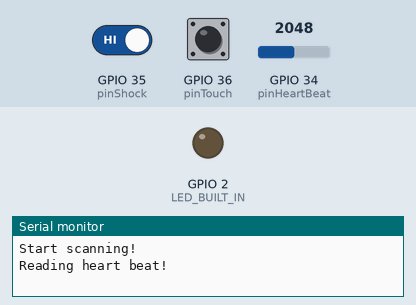
The program below on a simulated ESP32. Shown: output pins drawn as LEDs (lit = HIGH), the last lines printed to the serial monitor. Dashed ring = blinking. Inputs (shaded band) come from the test bench; at power-on: GPIO 35 (pinShock) HIGH, GPIO 36 (pinTouch) LOW, GPIO 34 (pinHeartBeat) = 2048. Nothing arrives over Bluetooth unless stated; a phone connects over Bluetooth LE 3 s after start.

Above: at 1.2 s.
1.3 s: GPIO 35 (pinShock) driven LOW
At 3.4 s:
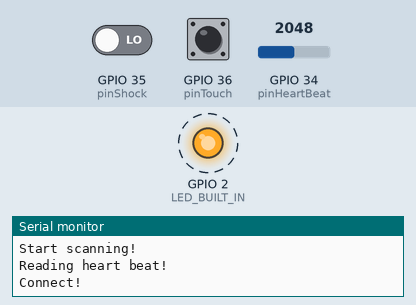
4.3 s: GPIO 36 (pinTouch) pulled HIGH for 0.15 s
At 5.0 s:
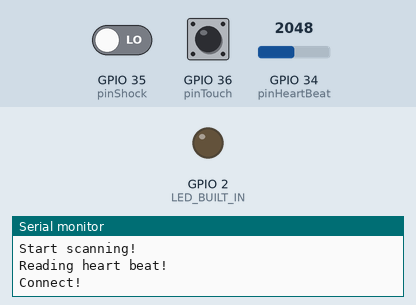
Timing chart, 0 to 7.3 s (numbered marks = the images above; inputs shaded):
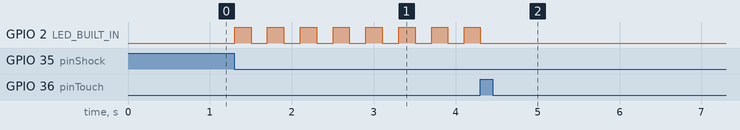

The program:

main.cpp
```cpp
#include <Arduino.h>
#include "task_and_dependencies.h"
#include "BLE_Simplify.h"

// Constants
#define MAIN_CORE 1
#define SERIAL_QUEUE_LENGTH 20

//  Task ON/OFF
#define HEART_SWITCH true
#define WRITE_SERIAL_SWITCH true
#define SHOCK_SWITCH true
#define TOUCH_SWITCH true
#define LED_SWITCH true

// static functions
#define sgn(x, y) (((x) < (y)) ? -1 : 1)

// Pins
static uint8_t pinHeartBeat = 34;

// Variables

// Heart Sensor
volatile static uint32_t heartRate = 0;
volatile static uint8_t avgHeartRateCount = 0;
volatile static uint8_t heartRateAvgCountTop = 3;
volatile static uint8_t avgHeartRateErrorMAX = 50;
volatile static uint8_t avgHeartRateErrorMIN = 20;
volatile static uint8_t heartBeatCount = 0;
volatile static uint8_t heartBeatCountTop = 65;

volatile static uint32_t currValue;
volatile static uint32_t lastValue;
volatile static uint32_t direction;
volatile static uint16_t timeOut = 3;

// Shock Sensor
volatile static uint16_t shocksCounter = 0;
volatile static uint64_t shockTime = 0;
volatile static uint64_t lastShockTime = 0;
volatile static uint8_t shockPouse = 100;

// Touch Sensor
volatile static uint64_t pressTime = 0;
volatile static uint64_t lastPressTime = 0;
volatile static uint8_t pressPouse = 100;

// Timer 0
static const uint16_t timer_divider0 = 80;
static const uint64_t timer_frequency0 = 1000000; // => 1MHz
static const uint64_t timer_max_count0 = 100000; // => 100ms
static hw_timer_t *timer_hw0 = NULL;

// ISR
void IRAM_ATTR onTimer0(void);
void IRAM_ATTR onShock(void);
void IRAM_ATTR onTouch(void);

void setup() {

    // Serial
    Serial.begin(115200);

    // Pins
    pinMode(pinHeartBeat, INPUT);
    pinMode(pinShock, INPUT);
    pinMode(pinTouch, INPUT);
    pinMode(LED_BUILT_IN, OUTPUT);

    // Timer 0
    timer_hw0 = timerBegin(timer_frequency0);
    timerAttachInterrupt(timer_hw0, &onTimer0);
    timerAlarm(timer_hw0, timer_max_count0, true, 0);

    // Shock
    attachInterrupt(digitalPinToInterrupt(pinShock), &onShock, FALLING);

    // Touch
    attachInterrupt(digitalPinToInterrupt(pinTouch), &onTouch, RISING);

    // Semaphore
    semHeartBeat_ISR = xSemaphoreCreateBinary();
    semHeartBeat_Mutex = xSemaphoreCreateMutex();
    semShockSensor_ISR = xSemaphoreCreateBinary();
    semTouchSensor_ISR = xSemaphoreCreateBinary();

    // Queue
    serialQueue = xQueueCreate(SERIAL_QUEUE_LENGTH, sizeof(char) * WORD_SIZE);

    // BLE
    initBLEServer();
    ServiceAlarm();
    ServiceData();
    StartAdvertising();

    // Tasks
    if (HEART_SWITCH) {
        xTaskCreatePinnedToCore (
            taskHeartBeat,
            "Read the heart rate",
            2048,
            NULL,
            2,
            NULL,
            MAIN_CORE
        );
    }

    if (WRITE_SERIAL_SWITCH) {
        xTaskCreatePinnedToCore (
            taskWriteToSerial,
            "Write to serial",
            1024,
            NULL,
            1,
            NULL,
            MAIN_CORE
        );
    }

    if (SHOCK_SWITCH) {
        xTaskCreatePinnedToCore (
            taskShockSensor,
            "Shock sensor triggered",
            2048,
            NULL,
            3,
            NULL,
            MAIN_CORE
        );
    }

    if (TOUCH_SWITCH) {
        xTaskCreatePinnedToCore (
            taskTouchSensor,
            "Touch sensor pressed",
            2048,
            NULL,
            3,
            NULL,
            MAIN_CORE
        );
    }

    if (LED_SWITCH) {
        xTaskCreatePinnedToCore(
            taskLedLight,
            "A blinking routine with the leds",
            1024,
            NULL,
            1,
            &lightTaskHandle,
            MAIN_CORE
        );

        vTaskSuspend(lightTaskHandle);
    }

    Serial.println("Start scanning!");
}

void loop() {
    vTaskDelete(NULL);
}


// ISR
void IRAM_ATTR onTimer0(void) {
    BaseType_t task_woken = pdFALSE;

    heartRate = analogRead(pinHeartBeat);

    if (heartRate > 500 && timeOut <= 0) {

        currValue = heartRate;

        if (sgn(currValue, lastValue) == direction) {
            lastValue = currValue;
        } else {

            if (sgn(currValue, lastValue) == -1) {
                BPM = BPM + 1;
                timeOut = 3;
            }

            direction = direction * -1;
            lastValue = currValue;
        }

    } else if (timeOut > 0) {
        timeOut = timeOut - 1;
    }

    heartBeatCount = heartBeatCount + 1;
    if (heartBeatCount == heartBeatCountTop) {
        xSemaphoreGiveFromISR(semHeartBeat_ISR, &task_woken);
        heartBeatCount = 0;
    }

    if (task_woken) {
        portYIELD_FROM_ISR();
    }
}

void IRAM_ATTR onShock(void) {
    BaseType_t task_woken = pdFALSE;
    shockTime = millis();

    if (shockTime - lastShockTime > shockPouse) {
        shocksCounter = shocksCounter + 1;
        if (xSemaphoreGiveFromISR(semShockSensor_ISR, &task_woken) != pdTRUE) {
            Serial.println("Shock sensor ISR could't send the semaphore!");
        }

        if (task_woken) {
            portYIELD_FROM_ISR();
        }
        lastShockTime = shockTime;
    }
}

void IRAM_ATTR onTouch(void) {
    BaseType_t task_woken = pdFALSE;
    pressTime = millis();

    if (pressTime - lastPressTime > pressPouse) {
        if (xSemaphoreGiveFromISR(semTouchSensor_ISR, &task_woken) != pdTRUE) {
            Serial.println("Touch sensor ISR could't send the semaphore!");
        }

        if (task_woken) {
            portYIELD_FROM_ISR();
        }
        lastPressTime = pressTime;
    }
}
```

BLE_Simplify.h
```cpp
#pragma once
#include <Arduino.h>
#include <BLEDevice.h>
#include <BLEDescriptor.h>
#include <atomic>


// Varibles
// -> Server
extern BLEServer *pServer;

// -> Service
extern BLEService *pAlarmService;
extern BLEService *pDataService;

// -> Characteristic
extern BLECharacteristic *pAlarmCharacteristic;
extern BLECharacteristic *pHeartRateCharacteristic;

extern std::atomic<unsigned int> BPM;
extern std::atomic<unsigned int> avgBPM;


extern std::atomic<unsigned int> alarmCode;

void initBLEServer();

void ServiceAlarm();

void ServiceData();

void StartAdvertising();
```

task_and_dependencies.h
```cpp
// #ifndef TASK_
// #define TASK_
#pragma once
#include <Arduino.h>
#include <atomic>
#include "freertos/FreeRTOS.h"
#include "freertos/task.h"
#include "freertos/semphr.h"
#include "freertos/queue.h"
#include "freertos/timers.h"
#include "BLE_Simplify.h"

// Defines
#define LED_BUILT_IN 2
#define WORD_SIZE 20
#define GENERAL_DELAY 1005000

// Pins
extern uint8_t pinTouch;
extern uint8_t pinShock;

// Heart sensor
extern std::atomic<unsigned int> BPM;
extern std::atomic<unsigned int> avgBPM;
extern volatile uint16_t avgHeartRate;
extern volatile uint16_t lastAvgHeartRate;
extern unsigned int avgBPMSum;
extern uint32_t countRegBPM;

// Serial
extern QueueHandle_t serialQueue;

// Led/Light
extern TaskHandle_t lightTaskHandle;

// Shock + Touch
extern std::atomic<unsigned int> alarmCode;

// Semaphores
extern volatile SemaphoreHandle_t semHeartBeat_ISR;
extern volatile SemaphoreHandle_t semHeartBeat_Mutex;
extern volatile SemaphoreHandle_t semShockSensor_ISR;
extern volatile SemaphoreHandle_t semTouchSensor_ISR;


/**
 * @brief Calculate the heart beat.
 *
 * @param parameter
 */
void taskHeartBeat(void *parameter);

/**
 * @brief Turn on the led task on shock.
 *
 * @param parameter
 */
void taskShockSensor(void *parameter);

/**
 * @brief Stop the led task on touch.
 *
 * @param parameter
 */
void taskTouchSensor(void *parameter);

/**
 * @brief Play a secuence of sound on the buzzer.
 *
 * @param parameter
 */
void taskBuzzerMusic(void *parameter);

/**
 * @brief Blink the selected led at a regular interval.
 *
 * @param parameter
 */
void taskLedLight(void *parameter);

/**
 * @brief Write to serial the messages on queue.
 *
 * @param parameter
 */
void taskWriteToSerial(void *parameter);


// #endif
```

BLE_Simplify.cpp
```cpp
#include "BLE_Simplify.h"

// Defince
#define DEVICE_NAME "Fall Band"
#define SERVICE_ALARM_UUID "00c6dbf6-9253-40a9-b487-c264df632c7c"
#define SERVICE_HEARTRATE_UUID "909fd234-a88e-43a3-a036-20ef8d169366"
#define CHARACTERISTIC_ALARM_UUID "c80355be-6dd9-4af5-90f4-9e9c43bd31a9"
#define CHARACTERISTIC_HEARTRATE_UUID "8f826b1a-6e7f-4c5d-9e7f-538eb3ddd781"

// Varibles
// -> Server
BLEServer *pServer;

// -> Service
BLEService *pAlarmService;
BLEService *pDataService;

// -> Characteristic
BLECharacteristic *pAlarmCharacteristic;
BLECharacteristic *pHeartRateCharacteristic;


// Callback
class MainServerCallback : public BLEServerCallbacks {
    void onConnect(BLEServer *pServer) {
        Serial.println("Connect!");
    }

    void onDisconnect(BLEServer *pServer) {
        Serial.println("Disconnect!");
    }
};

class AlarmCharacteristicCallback : public BLECharacteristicCallbacks {
    void onNotify(BLECharacteristic * pCharacteristic) {
        uint32_t output = alarmCode;
        pCharacteristic->setValue(output);
    }

    void onRead(BLECharacteristic * pCharacteristic) {
        uint32_t output = alarmCode;
        pCharacteristic->setValue(output);
    }
};

class HeartRateCharacteristicCallback : public BLECharacteristicCallbacks {
    void onNotify(BLECharacteristic * pCharacteristic) {
        uint32_t output = avgBPM;
        pCharacteristic->setValue(output);
    }

    void onRead(BLECharacteristic * pCharacteristic) {
        uint32_t output = avgBPM;
        pCharacteristic->setValue(output);
    }
};


void initBLEServer(){
    // Initialize Device
    BLEDevice::init(DEVICE_NAME);

    // Create Server
    pServer = BLEDevice::createServer();
    pServer->setCallbacks(new MainServerCallback());
}

void ServiceAlarm(){
    // Service
    pAlarmService = pServer->createService(SERVICE_ALARM_UUID);

    // Characteristic
    pAlarmCharacteristic = pAlarmService->createCharacteristic(
        CHARACTERISTIC_ALARM_UUID,
        BLECharacteristic::PROPERTY_NOTIFY |
        BLECharacteristic::PROPERTY_READ
    );

    pAlarmCharacteristic->setCallbacks(new AlarmCharacteristicCallback());

    // Descriptors
    BLEDescriptor *pDescriptor;

    // Name
    pDescriptor = new BLEDescriptor((uint16_t)0x2901);
    pDescriptor->setValue("Alarm");
    pAlarmCharacteristic->addDescriptor(pDescriptor);

    // Notify
    pDescriptor = new BLEDescriptor((uint16_t)0x2902);
    pAlarmCharacteristic->addDescriptor(pDescriptor);

    // Start
    pAlarmService->start();
}

void ServiceData(){
    // Service
    pDataService = pServer->createService(SERVICE_HEARTRATE_UUID);

    // Characteristic
    pHeartRateCharacteristic = pDataService->createCharacteristic(
        CHARACTERISTIC_HEARTRATE_UUID,
        BLECharacteristic::PROPERTY_READ |
        BLECharacteristic::PROPERTY_NOTIFY
    );

    pHeartRateCharacteristic->setCallbacks(new HeartRateCharacteristicCallback());

    // Descriptors
    BLEDescriptor *pDescriptor;

    // Name
    pDescriptor = new BLEDescriptor((uint16_t)0x2901);
    pDescriptor->setValue("Heart Rate");
    pHeartRateCharacteristic->addDescriptor(pDescriptor);

    // Notify
    pDescriptor = new BLEDescriptor((uint16_t)0x2902);
    pHeartRateCharacteristic->addDescriptor(pDescriptor);

    // Start
    pDataService->start();
}

void StartAdvertising(){
    BLEAdvertising *pAdvertising = BLEDevice::getAdvertising();

    BLEAdvertisementData advertisementData;
    advertisementData.setName(DEVICE_NAME);

    pAdvertising->setAdvertisementData(advertisementData);

    pAdvertising->addServiceUUID(SERVICE_ALARM_UUID);
    pAdvertising->addServiceUUID(SERVICE_HEARTRATE_UUID);

    pAdvertising->setScanResponse(true);

    BLEDevice::startAdvertising();
}
```

task_and_dependencies.cpp
```cpp
#include "task_and_dependencies.h"

// Pins
uint8_t pinTouch = 36;
uint8_t pinShock = 35;


// Heart sensor
std::atomic<unsigned int> BPM{0};
std::atomic<unsigned int> avgBPM{0};
volatile uint16_t avgHeartRate = 0;
volatile uint16_t lastAvgHeartRate = 0;
unsigned int avgBPMSum{0};
uint32_t countRegBPM = 0;

// Serial
QueueHandle_t serialQueue;

// Led/Light
TaskHandle_t lightTaskHandle;

// Shock + Touch
std::atomic<unsigned int> alarmCode;

// Semaphores
volatile SemaphoreHandle_t semHeartBeat_ISR = NULL;
volatile SemaphoreHandle_t semHeartBeat_Mutex = NULL;
volatile SemaphoreHandle_t semShockSensor_ISR = NULL;
volatile SemaphoreHandle_t semTouchSensor_ISR = NULL;


void taskHeartBeat(void *parameter) {
    Serial.println("Reading heart beat!");

    unsigned int BPMSerial;
    unsigned long int avgBPMSerial;
    char auxToSerial[WORD_SIZE * 3];
    memset(auxToSerial, 0, WORD_SIZE * 3);
    memset(&avgBPMSerial, 0, sizeof(uint32_t));
    memset(&BPMSerial, 0, sizeof(uint8_t));

    while (1) {
        if (xSemaphoreTake(semHeartBeat_ISR, GENERAL_DELAY) == pdTRUE) {

            BPMSerial = 0;
            avgBPMSerial = 0;

            if (xSemaphoreTake(semHeartBeat_Mutex, GENERAL_DELAY) == pdTRUE) {
                BPM = BPM * 6;

                avgBPMSum += BPM;
                countRegBPM++;
                if (countRegBPM == 10) {
                    avgBPM = avgBPMSum / 10;
                    countRegBPM = 0;
                    avgBPMSum = 0;
                }

                BPMSerial = BPM;
                avgBPMSerial = avgBPM;

                BPM = 0;
                avgHeartRate = 0;
                lastAvgHeartRate = 0;
                xSemaphoreGive(semHeartBeat_Mutex);
            }

            memset(auxToSerial, 0, WORD_SIZE * 3);

            sprintf(auxToSerial, "BPM: %u AVG BPM: %lu", BPMSerial, avgBPMSerial);

            for (uint8_t i = 0;i < WORD_SIZE * 3;i += WORD_SIZE) {
                if (xQueueSend(serialQueue, auxToSerial + i, GENERAL_DELAY) != pdTRUE) {
                    // i -= WORD_SIZE;
                }
            }

        } else  {
            Serial.println("Cound't take the BPM semaphore!");
        }
    }
}

void taskWriteToSerial(void *parameter) {
    char msg[WORD_SIZE] = "";
    while (1) {
        if (Serial.available()) {
            memset(msg, 0, WORD_SIZE);
            if (xQueueReceive(serialQueue, msg, GENERAL_DELAY)) {
                Serial.println(msg);
            }
        }
    }
}

void taskShockSensor(void *parameter) {
    char msg[] = "Shock detected!\n";

    while(1) {
        if (xSemaphoreTake(semShockSensor_ISR, GENERAL_DELAY) == pdTRUE) {
            gpio_intr_disable((gpio_num_t)pinShock);
            xQueueSend(serialQueue, msg, GENERAL_DELAY);
            if (alarmCode == 0) {

                // BLE alarm notifiction
                alarmCode = 1;
                pAlarmCharacteristic->notify();

                // Led
                vTaskResume(lightTaskHandle);
            }
            gpio_intr_enable((gpio_num_t)pinShock);
        }
    }
}

void taskTouchSensor(void *parameter) {
    char msg[] = "Touch sensor t:)\n";

    while (1) {
        if (xSemaphoreTake(semTouchSensor_ISR, GENERAL_DELAY) == pdTRUE) {
            gpio_intr_disable((gpio_num_t)pinTouch);

            // Serial message
            xQueueSend(serialQueue, msg, GENERAL_DELAY);

            if (alarmCode == 1) {
                // BLE alarm notification
                alarmCode = 0;
                pAlarmCharacteristic->notify();

                // Led
                vTaskSuspend(lightTaskHandle);
                digitalWrite(LED_BUILT_IN, LOW);
            } else {
                // BLE heart rate notification
                pHeartRateCharacteristic->notify();
            }

            gpio_intr_enable((gpio_num_t)pinTouch);
        }
    }
}

void taskLedLight(void *parameter) {
    uint16_t blinkTime = 200;
    while (1) {
        digitalWrite(LED_BUILT_IN, HIGH);
        vTaskDelay(pdMS_TO_TICKS(blinkTime));
        digitalWrite(LED_BUILT_IN, LOW);
        vTaskDelay(pdMS_TO_TICKS(blinkTime));
    }
}
```

Measured:
- after the input at 1.3 s, GPIO 2 (LED_BUILT_IN): alternates HIGH for 0.20 s and LOW for 0.20 s, starting at once
- after the input at 4.3 s, GPIO 2 (LED_BUILT_IN): goes on until 4.3 s, then stays LOW
